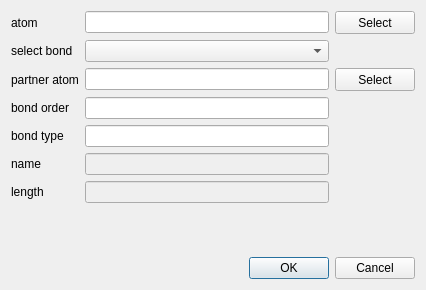
<?xml version="1.0" encoding="UTF-8"?>
<ui version="4.0">
 <class>BondPropertiesData</class>
 <widget class="QDialog" name="BondPropertiesData">
  <property name="geometry">
   <rect>
    <x>0</x>
    <y>0</y>
    <width>426</width>
    <height>290</height>
   </rect>
  </property>
  <property name="windowTitle">
   <string>Bond Properties</string>
  </property>
  <layout class="QVBoxLayout" name="verticalLayout">
   <item>
    <layout class="QGridLayout" name="gridLayout">
     <item row="0" column="0">
      <widget class="QLabel" name="TextLabel1">
       <property name="text">
        <string>atom</string>
       </property>
      </widget>
     </item>
     <item row="0" column="1">
      <widget class="QLineEdit" name="atom_edit">
       <property name="readOnly">
        <bool>true</bool>
       </property>
      </widget>
     </item>
     <item row="0" column="2">
      <widget class="QPushButton" name="focus_atom">
       <property name="minimumSize">
        <size>
         <width>36</width>
         <height>23</height>
        </size>
       </property>
       <property name="toolTip">
        <string>focus and select atom</string>
       </property>
       <property name="text">
        <string>Select</string>
       </property>
      </widget>
     </item>
     <item row="1" column="0">
      <widget class="QLabel" name="TextLabel2">
       <property name="text">
        <string>select bond</string>
       </property>
      </widget>
     </item>
     <item row="1" column="1">
      <widget class="QComboBox" name="bond_box">
       <property name="toolTip">
        <string>Select bond type</string>
       </property>
      </widget>
     </item>
     <item row="2" column="0">
      <widget class="QLabel" name="TextLabel2_2">
       <property name="text">
        <string>partner atom</string>
       </property>
      </widget>
     </item>
     <item row="2" column="1">
      <widget class="QLineEdit" name="partner_edit">
       <property name="readOnly">
        <bool>true</bool>
       </property>
      </widget>
     </item>
     <item row="2" column="2">
      <widget class="QPushButton" name="focus_partner">
       <property name="minimumSize">
        <size>
         <width>36</width>
         <height>23</height>
        </size>
       </property>
       <property name="toolTip">
        <string>focus and select atom</string>
       </property>
       <property name="text">
        <string>Select</string>
       </property>
      </widget>
     </item>
     <item row="3" column="0">
      <widget class="QLabel" name="TextLabel8">
       <property name="text">
        <string>bond order</string>
       </property>
      </widget>
     </item>
     <item row="3" column="1">
      <widget class="QLineEdit" name="order_edit">
       <property name="readOnly">
        <bool>true</bool>
       </property>
      </widget>
     </item>
     <item row="4" column="0">
      <widget class="QLabel" name="TextLabel4">
       <property name="text">
        <string>bond type</string>
       </property>
      </widget>
     </item>
     <item row="4" column="1">
      <widget class="QLineEdit" name="type_edit">
       <property name="readOnly">
        <bool>true</bool>
       </property>
      </widget>
     </item>
     <item row="5" column="0">
      <widget class="QLabel" name="TextLabel7">
       <property name="text">
        <string>name</string>
       </property>
      </widget>
     </item>
     <item row="5" column="1">
      <widget class="QLineEdit" name="name_edit">
       <property name="enabled">
        <bool>false</bool>
       </property>
       <property name="text">
        <string/>
       </property>
       <property name="readOnly">
        <bool>true</bool>
       </property>
      </widget>
     </item>
     <item row="6" column="0">
      <widget class="QLabel" name="TextLabel5">
       <property name="text">
        <string>length</string>
       </property>
      </widget>
     </item>
     <item row="6" column="1">
      <widget class="QLineEdit" name="length_edit">
       <property name="enabled">
        <bool>false</bool>
       </property>
       <property name="readOnly">
        <bool>true</bool>
       </property>
      </widget>
     </item>
    </layout>
   </item>
   <item>
    <spacer>
     <property name="orientation">
      <enum>Qt::Vertical</enum>
     </property>
     <property name="sizeHint" stdset="0">
      <size>
       <width>20</width>
       <height>11</height>
      </size>
     </property>
    </spacer>
   </item>
   <item>
    <widget class="QDialogButtonBox" name="buttonBox">
     <property name="standardButtons">
      <set>QDialogButtonBox::Cancel|QDialogButtonBox::Ok</set>
     </property>
    </widget>
   </item>
  </layout>
 </widget>
 <layoutdefault spacing="6" margin="11"/>
 <tabstops>
  <tabstop>atom_edit</tabstop>
  <tabstop>focus_atom</tabstop>
  <tabstop>bond_box</tabstop>
  <tabstop>partner_edit</tabstop>
  <tabstop>focus_partner</tabstop>
  <tabstop>order_edit</tabstop>
  <tabstop>type_edit</tabstop>
  <tabstop>name_edit</tabstop>
  <tabstop>length_edit</tabstop>
 </tabstops>
 <includes>
  <include location="global">BALL/COMMON/global.h</include>
 </includes>
 <resources/>
 <connections>
  <connection>
   <sender>buttonBox</sender>
   <signal>accepted()</signal>
   <receiver>BondPropertiesData</receiver>
   <slot>accept()</slot>
   <hints>
    <hint type="sourcelabel">
     <x>281</x>
     <y>271</y>
    </hint>
    <hint type="destinationlabel">
     <x>222</x>
     <y>337</y>
    </hint>
   </hints>
  </connection>
  <connection>
   <sender>buttonBox</sender>
   <signal>rejected()</signal>
   <receiver>BondPropertiesData</receiver>
   <slot>reject()</slot>
   <hints>
    <hint type="sourcelabel">
     <x>372</x>
     <y>273</y>
    </hint>
    <hint type="destinationlabel">
     <x>341</x>
     <y>357</y>
    </hint>
   </hints>
  </connection>
  <connection>
   <sender>focus_partner</sender>
   <signal>clicked()</signal>
   <receiver>BondPropertiesData</receiver>
   <slot>focusPartner()</slot>
   <hints>
    <hint type="sourcelabel">
     <x>390</x>
     <y>80</y>
    </hint>
    <hint type="destinationlabel">
     <x>549</x>
     <y>169</y>
    </hint>
   </hints>
  </connection>
  <connection>
   <sender>focus_atom</sender>
   <signal>clicked()</signal>
   <receiver>BondPropertiesData</receiver>
   <slot>focusAtom()</slot>
   <hints>
    <hint type="sourcelabel">
     <x>390</x>
     <y>21</y>
    </hint>
    <hint type="destinationlabel">
     <x>566</x>
     <y>81</y>
    </hint>
   </hints>
  </connection>
  <connection>
   <sender>bond_box</sender>
   <signal>activated(int)</signal>
   <receiver>BondPropertiesData</receiver>
   <slot>bondSelected()</slot>
   <hints>
    <hint type="sourcelabel">
     <x>231</x>
     <y>49</y>
    </hint>
    <hint type="destinationlabel">
     <x>449</x>
     <y>216</y>
    </hint>
   </hints>
  </connection>
 </connections>
 <slots>
  <slot>focusPartner()</slot>
  <slot>focusAtom()</slot>
  <slot>bondSelected()</slot>
 </slots>
</ui>
